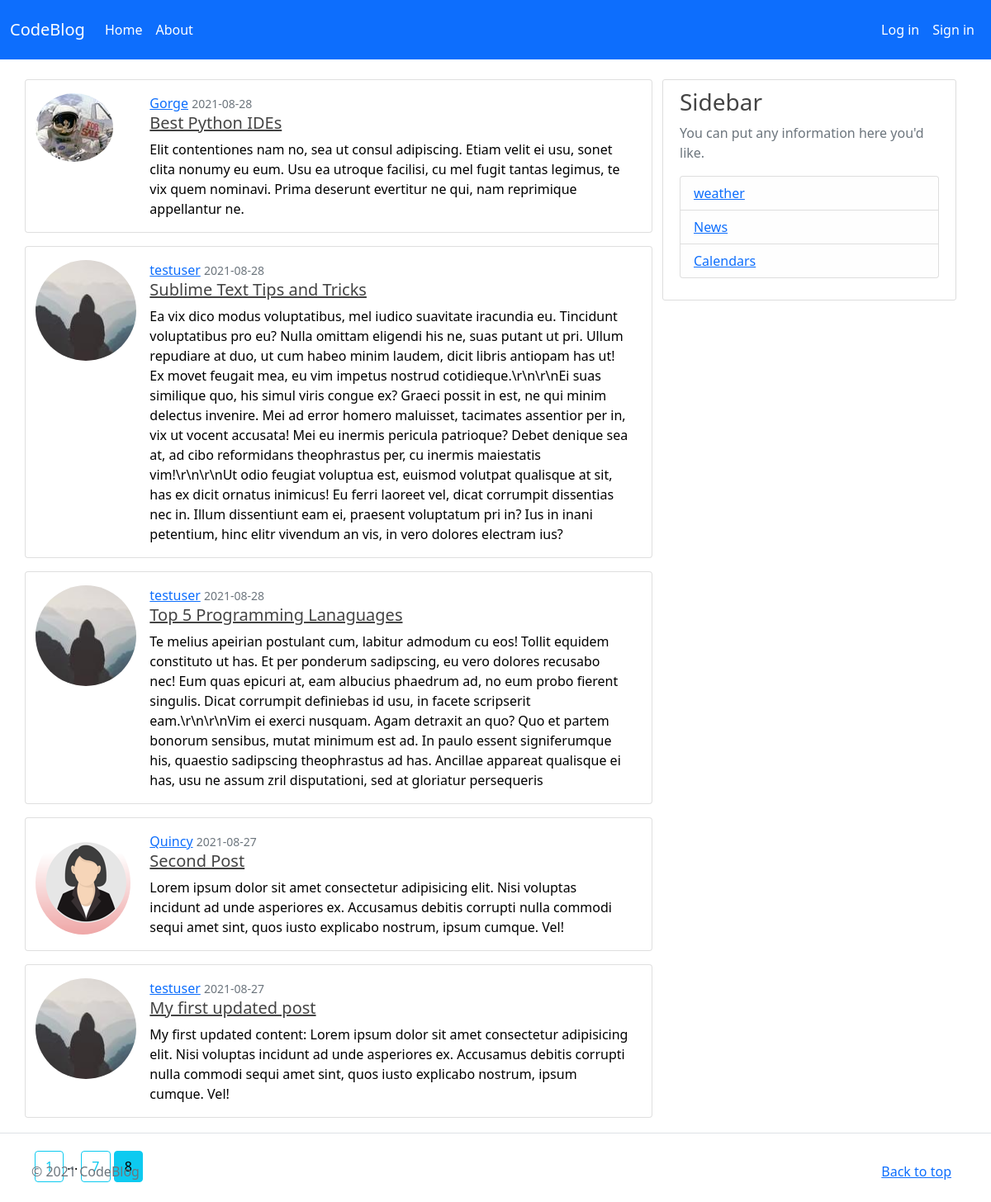
/?page=8, run on the app's committed database.
### blog_app/models.py (models this page shows, shortened)
class Post(db.Model, UserMixin):
    id = db.Column(db.Integer, primary_key=True)
    title = db.Column(db.String(100), nullable=False)
    date_posted = db.Column(db.DateTime, nullable=False, default=datetime.utcnow)
    content = db.Column(db.Text, nullable=False)
    user_id = db.Column(db.Integer, db.ForeignKey('user.id'),nullable=False)

class User(db.Model, UserMixin):
    id = db.Column(db.Integer, primary_key=True)
    username = db.Column(db.String(10), unique=True, nullable=False)
    email = db.Column(db.String(20), unique=True, nullable=False)
    image_file = db.Column(db.String(20), nullable=False, default='default.jpg')
    password = db.Column(db.String(20), nullable=False)
    posts = db.relationship('Post', backref='author', lazy=True)

### blog_app/main/routes.py (the view)
@main.route('/')
def home():
    page=request.args.get('page',1,type=int)
    posts=Post.query.order_by(Post.date_posted.desc()).paginate(page=page,per_page=5)
    return render_template('home.html',posts=posts)

### blog_app/templates/home.html
{% extends "layout.html" %}
{% block content %}
<article>
  {% for post in posts.items %}
  <div class="row justify-content-center">
    <div class="card mb-3" style="max-width: auto;max-height:auto;">
      <div class="row g-0">
        <div class="col">
          <img class="img-fluid rounded-circle  mt-3"
            src="{{url_for('static',filename='profile_pics/'+post.author.image_file)}}">
        </div>
        <div class="col-10">
          <div class="card-body">
            <a class="mr-2" href="{{url_for('users.user_posts',username=post.author.username)}}">{{ post.author.username
              }}</a>
            <small class="text-muted">{{ post.date_posted.strftime('%Y-%m-%d') }}</small>
            <h5 class="card-title"> <a class="article-title" href="{{url_for('posts.post', post_id = post.id)}}">{{ post.title
                }}</a></h5>
            <p class="card-text">{{ post.content }}</p>
          </div>
        </div>
      </div>
    </div>
  </div>
  {% endfor %}
  {% for page_num in posts.iter_pages(left_edge=1, right_edge=1, left_current=1, right_current=2) %}
  {% if page_num %}
  {% if posts.page==page_num %}
  <a class="btn btn-info mb-4 mt-4" href="{{url_for('main.home', page=page_num)}}">{{page_num}}</a>
  {% else %}
  <a class="btn btn-outline-info mb-4 mt-4" href="{{url_for('main.home', page=page_num)}}">{{page_num}}</a>
  {% endif %}
  {% else %}
  ...
  {% endif %}
  {% endfor %}
  {% endblock %}

### blog_app/static/main.css (style rules this page uses)
body { background: #ffffff; color: #000000; }
h1, h2, h3, h4, h5, h6 { color: #444444; }
.article-title { color: #444444; }

### data on the page
Post: image_file (picture), author.username "Gorge", date_posted "2021-08-28", title "Best Python IDEs", content "Elit contentiones nam no, sea ut consul adipiscing. Etiam velit ei usu, sonet clita nonumy eu eum. Usu ea utroque facilisi, cu mel fugit tantas legimus, te vix quem nominavi. Prima deserunt evertitur ne qui, nam reprimique appellantur ne."
Post: image_file (picture), author.username "testuser", date_posted "2021-08-28", title "Sublime Text Tips and Tricks", content "Ea vix dico modus voluptatibus, mel iudico suavitate iracundia eu. Tincidunt voluptatibus pro eu? Nulla omittam eligendi his ne, suas putant ut pri. Ullum repudiare at duo, ut cum habeo minim laudem, dicit libris antiopam has ut! Ex movet feugait mea, eu vim impetus nostrud cotidieque.\\r\\n\\r\\nEi suas similique quo, his simul viris congue ex? Graeci possit in est, ne qui minim delectus invenire. Mei ad error homero maluisset, tacimates assentior per in, vix ut vocent accusata! Mei eu inermis pericula patrioque? Debet denique sea at, ad cibo reformidans theophrastus per, cu inermis maiestatis vim!\\r\\n\\r\\nUt odio feugiat voluptua est, euismod volutpat qualisque at sit, has ex dicit ornatus…"
Post: image_file (picture), author.username "testuser", date_posted "2021-08-28", title "Top 5 Programming Lanaguages", content "Te melius apeirian postulant cum, labitur admodum cu eos! Tollit equidem constituto ut has. Et per ponderum sadipscing, eu vero dolores recusabo nec! Eum quas epicuri at, eam albucius phaedrum ad, no eum probo fierent singulis. Dicat corrumpit definiebas id usu, in facete scripserit eam.\\r\\n\\r\\nVim ei exerci nusquam. Agam detraxit an quo? Quo et partem bonorum sensibus, mutat minimum est ad. In paulo essent signiferumque his, quaestio sadipscing theophrastus ad has. Ancillae appareat qualisque ei has, usu ne assum zril disputationi, sed at gloriatur persequeris"
Post: image_file (picture), author.username "Quincy", date_posted "2021-08-27", title "Second Post", content "Lorem ipsum dolor sit amet consectetur adipisicing elit. Nisi voluptas incidunt ad unde asperiores ex. Accusamus debitis corrupti nulla commodi sequi amet sint, quos iusto explicabo nostrum, ipsum cumque. Vel!"
Post: image_file (picture), author.username "testuser", date_posted "2021-08-27", title "My first updated post", content "My first updated content: Lorem ipsum dolor sit amet consectetur adipisicing elit. Nisi voluptas incidunt ad unde asperiores ex. Accusamus debitis corrupti nulla commodi sequi amet sint, quos iusto explicabo nostrum, ipsum cumque. Vel!"

### other printed values
{{ page_num }} "1" "7"
{{ page_num }} "8"
